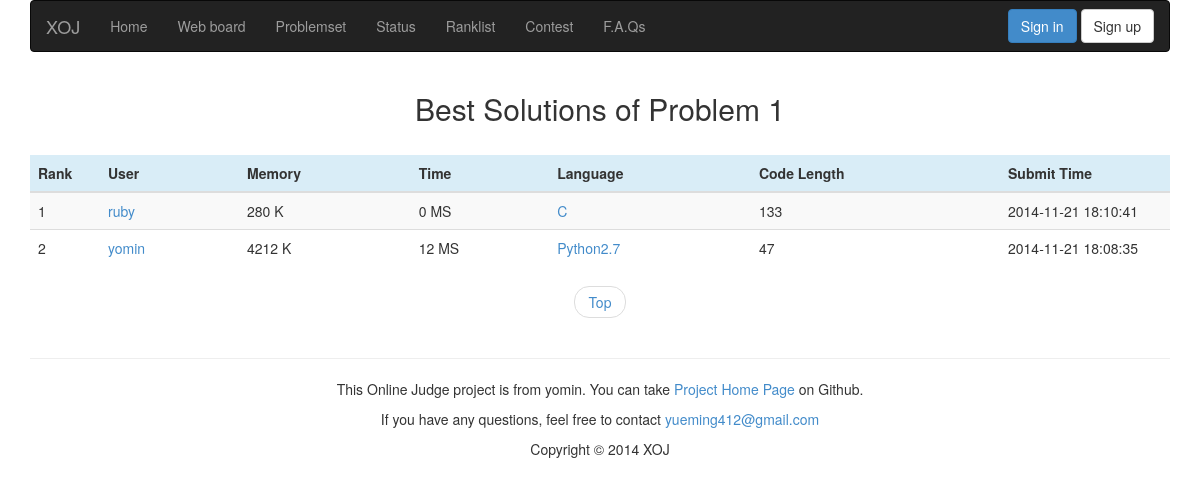
The page /problemstatus/?pid=1 on the database its author committed.
### appfile/models.py (models this page shows, shortened)
class Submit(db.Model):
    runid = db.Column(db.Integer, primary_key = True)
    userid = db.Column(db.String(22))
    pid = db.Column(db.Integer)
    result = db.Column(db.String(22), default = 'Pending')
    memory_used = db.Column(db.Integer, default = None)
    time_used = db.Column(db.Integer, default = None)
    language = db.Column(db.String(22))
    src = db.Column(db.Text)
    length = db.Column(db.Integer)
    submit_time = db.Column(db.String(22))
    ce_error = db.Column(db.Text, default = None)

### appfile/views.py (the view)
@app.route('/problemstatus/')
def problemstatus():
    pid = request.args.get('pid')
    page = request.args.get('page')
    if not page:
        page = 1
    else:
        page = int(page)
    solution_list = Submit.query.filter_by(pid = pid, result = 'Accepted').order_by(Submit.time_used, Submit.memory_used).group_by(Submit.userid).paginate(page, MAX_SUBMIT_NUM_ONE_PAGE, False)
    return render_template('problemstatus.html', pid = pid, page = page, solution_list = solution_list, MAX_SUBMIT_NUM_ONE_PAGE = MAX_SUBMIT_NUM_ONE_PAGE)

### appfile/views.py (called while the page is built)
@app.before_request
def before_request():
    g.user = current_user
    if g.user.is_authenticated():
        g.url = url_for('userinfo',userid = g.user.userid)

### appfile/templates/problemstatus.html (shortened to what this page needs)
{% extends "base.html" %}
{% block content %}
<div class="container">
    <center><h2> Best Solutions of Problem {{ pid }} </h2></center>
    <br>
    <table class="table table-striped table-hover">
        <thead>
        <tr class="info">
            <th width="70px"> Rank </th>
            <th width="139px"> User </th>
            <th> Memory </th>
            <th> Time </th>
            <th> Language </th>
            <th> Code Length </th>
            <th width="170px"> Submit Time </th>
        </tr>
        </thead>
        <tbody>
        {% for solution in solution_list.items %}
        <tr>
            <td> {{ MAX_SUBMIT_NUM_ONE_PAGE * (page - 1) + solution_list.items.index(solution) + 1 }} </td>
            <td><a href={{ url_for('userinfo', userid = solution.userid) }} target="_blank"> {{ solution.userid }} </a></td>
            <td> {{ solution.memory_used }} K </td>
            <td> {{ solution.time_used }} MS </td>
            <td><a href={{ url_for('viewcode', runid = solution.runid) }} target="_blank"> {{ solution.language }} </a></td>
            <td> {{ solution.length }} </td>
            <td> {{ solution.submit_time }} </td>
        </tr>
        {% endfor %}
        </tbody>
    </table>
    <ul class="pager">
        <li>
            <a href={{ url_for('problemstatus', pid = pid) }}>Top</a>
        </li>
    </ul>
</div>
{% endblock %}

### appfile/static/css/style.css (style rules this page uses)
a:link { text-decoration: none; }

### rows shown on the page
Submit: pid "1", userid "ruby", memory_used "280", time_used "0", language "C", length "133", submit_time "2014-11-21 18:10:41"
Submit: items "2", userid "yomin", memory_used "4212", time_used "12", language "Python2.7", length "47", submit_time "2014-11-21 18:08:35"

### other values the page prints
{{ pid }} "1"
